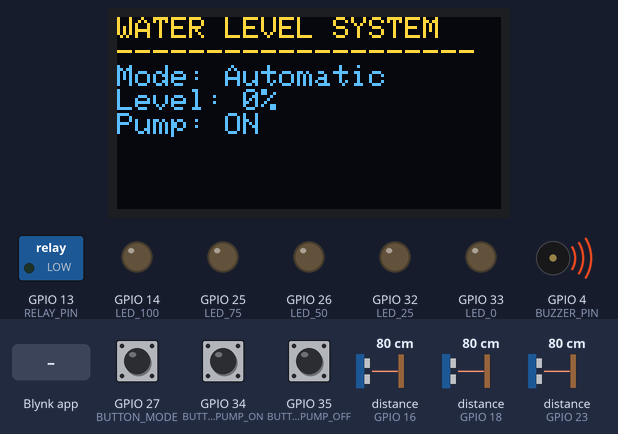
Simulated run of this program. Board: ESP32. Shown: 128×64 one-colour display, switched loads named in the program (green lamp = pin HIGH), output pins drawn as LEDs (lit = HIGH), buzzer (waves = sounding, pin HIGH). Wiring (inferred from the names in the program): 3 × ultrasonic range finder: trigger GPIO 5, echo GPIO 18 / trigger GPIO 17, echo GPIO 16 / trigger GPIO 19, echo GPIO 23. Inputs (shaded band) come from the test bench; at power-on: distance to the obstacle (sensors on GPIO 16, GPIO 18, GPIO 23) 80 cm, GPIO 27 (BUTTON_MODE) LOW, GPIO 34 (BUTTON_PUMP_ON) LOW, GPIO 35 (BUTTON_PUMP_OFF) LOW. The echo pulse lasts 58.3 µs per cm; the OLED is the two-colour kind (top 16 rows yellow); WiFi joins after 1.5 s; servers stay silent unless stated; pins used as bus, display or sensor lines are not drawn.

Above: at 3.0 s.
3.1 s: distance to the obstacle (sensor on GPIO 16) set to 2 cm
At 3.8 s:
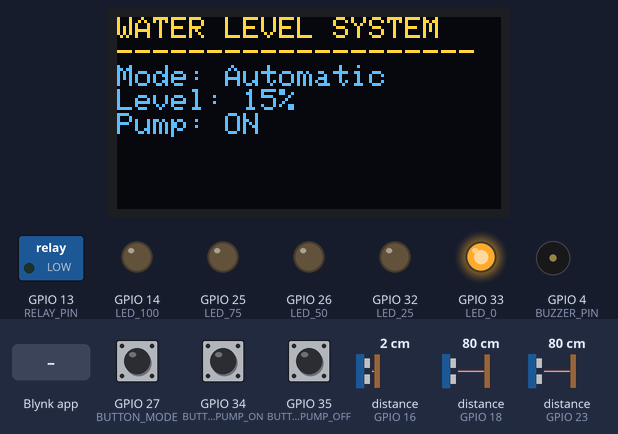
6.1 s: Blynk app writes 0 to V2
At 6.8 s:
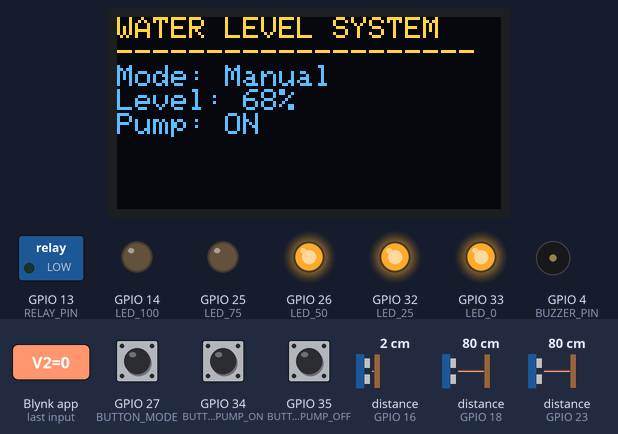
9.1 s: GPIO 27 (BUTTON_MODE) pulled HIGH for 1 s
At 12.3 s:
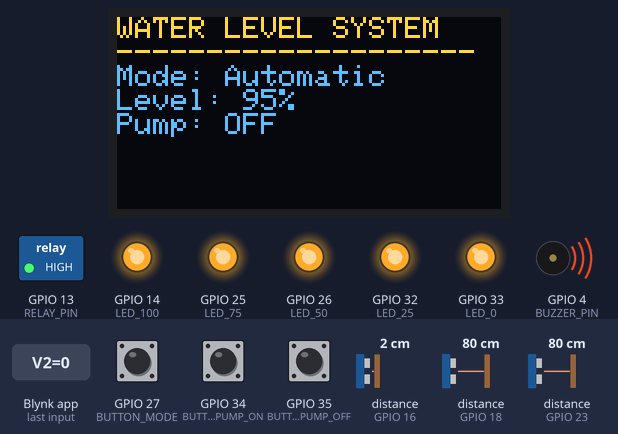
12.4 s: Blynk app writes 200 to V2
At 15.2 s:
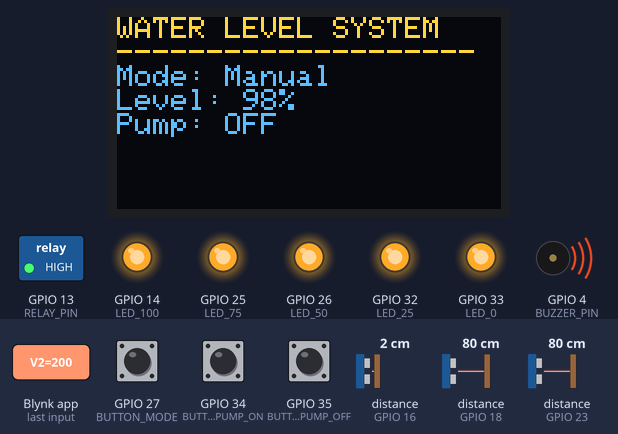
15.4 s: distance to the obstacle (sensor on GPIO 18) set to 17 cm
17.4 s: distance to the obstacle (sensor on GPIO 18) set to 14 cm
At 18.22 s:
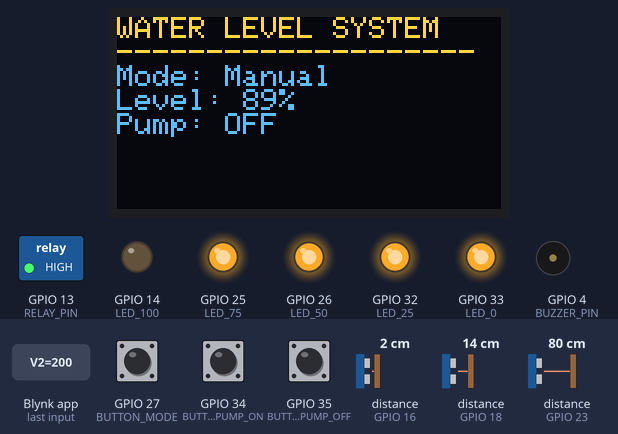
Timing chart, 0 to 23.4 s (numbered marks = the images above; inputs shaded):
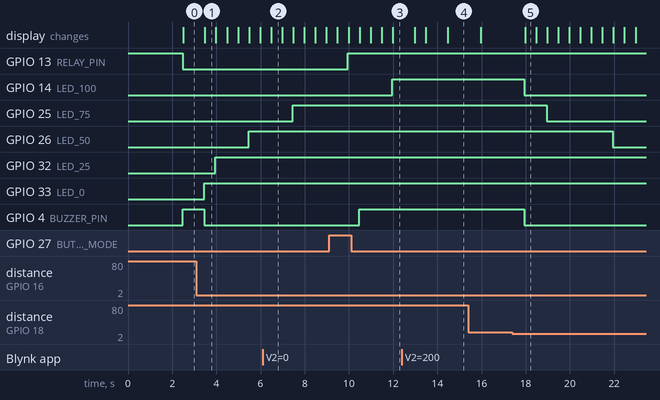

The program:

main.cpp
```cpp
#define BLYNK_TEMPLATE_ID "TMPL6zsB221T7"
#define BLYNK_TEMPLATE_NAME "Water Level Monitoring"
#define BLYNK_AUTH_TOKEN "_z2nnEhTZNoeWcZi6i60JxPexzv4fUP2"
#define BLYNK_PRINT Serial

#include <Arduino.h>
#include <WiFi.h>
#include <BlynkSimpleEsp32.h>
#include <Wire.h>
#include <Adafruit_GFX.h>
#include <Adafruit_SSD1306.h>
#include <algorithm>

char ssid[] = "Wireless";
char pass[] = "100200300";

#define LED_0 33
#define LED_25 32
#define LED_50 26
#define LED_75 25
#define LED_100 14
#define RELAY_PIN 13
#define BUZZER_PIN 4

#define BUTTON_MODE 27
#define BUTTON_PUMP_ON 34
#define BUTTON_PUMP_OFF 35

#define US1_TRIG 5
#define US1_ECHO 18
#define US2_TRIG 19
#define US2_ECHO 23
#define US3_TRIG 17
#define US3_ECHO 16

Adafruit_SSD1306 display(128, 64, &Wire, -1);
BlynkTimer timer;

enum Mode { AUTOMATIC, MANUAL };
Mode currentMode = AUTOMATIC;
volatile bool pumpState = false;

float smoothedLevel = 0.0;
float filterFactor = 0.15;
int finalWaterLevel = 0;

#define DEBOUNCE_MS 300
#define DEBOUNCE_US (DEBOUNCE_MS * 1000UL)

hw_timer_t* timerMode = nullptr;
hw_timer_t* timerPumpOn = nullptr;
hw_timer_t* timerPumpOff = nullptr;

volatile bool debounceModeActive = false;
volatile bool debouncePumpOnActive = false;
volatile bool debouncePumpOffActive = false;

float getMedianDistance(int trig, int echo) {
  float r[3];
  for (int i = 0; i < 3; i++) {
    digitalWrite(trig, LOW); delayMicroseconds(2);
    digitalWrite(trig, HIGH); delayMicroseconds(10);
    digitalWrite(trig, LOW);
    long duration = pulseIn(echo, HIGH, 25000);
    r[i] = (duration == 0) ? 11.0 : (duration * 0.0343) / 2.0;
    delay(10);
  }
  std::sort(r, r + 3);
  return r[1];
}

void calculateWaterLevel() {
  float d1 = getMedianDistance(US1_TRIG, US1_ECHO);
  float d2 = getMedianDistance(US2_TRIG, US2_ECHO);
  float d3 = getMedianDistance(US3_TRIG, US3_ECHO);

  float readings[] = {d1, d2, d3};
  float sum = 0;
  int count = 0;

  for (int i = 0; i < 3; i++) {
    if (readings[i] >= 1.5 && readings[i] <= 15.0) {
      sum += readings[i];
      count++;
    }
  }

  float avgDist = (count > 0) ? (sum / count) : 11.0;
  int rawLevel = map(avgDist * 10, 20, 110, 100, 0);
  rawLevel = constrain(rawLevel, 0, 100);

  smoothedLevel = (rawLevel * filterFactor) + (smoothedLevel * (1.0 - filterFactor));
  finalWaterLevel = (int)(smoothedLevel + 0.5);
}

void handleAutomaticMode() {
  if (finalWaterLevel <= 10) {
    pumpState = true;
  } else if (finalWaterLevel >= 90) {
    pumpState = false;
  }
}

void updateHardware() {
  digitalWrite(LED_0,   finalWaterLevel >= 5);
  digitalWrite(LED_25,  finalWaterLevel >= 25);
  digitalWrite(LED_50,  finalWaterLevel >= 50);
  digitalWrite(LED_75,  finalWaterLevel >= 75);
  digitalWrite(LED_100, finalWaterLevel >= 95);

  digitalWrite(RELAY_PIN, pumpState ? LOW : HIGH);

  if (finalWaterLevel < 10 || finalWaterLevel > 90)
    digitalWrite(BUZZER_PIN, HIGH);
  else
    digitalWrite(BUZZER_PIN, LOW);
}

void updateDisplay() {
  display.clearDisplay();
  display.setTextSize(1);
  display.setTextColor(WHITE);
  display.setCursor(0, 0);

  display.println("WATER LEVEL SYSTEM");
  display.println("--------------------");
  display.printf("Mode: %s\n", currentMode == AUTOMATIC ? "Automatic" : "Manual");
  display.printf("Level: %d%%\n", finalWaterLevel);
  display.printf("Pump: %s\n", pumpState ? "ON" : "OFF");

  display.display();
}

void sendToBlynk() {
  Blynk.virtualWrite(V0, finalWaterLevel);
  Blynk.virtualWrite(V2, currentMode == AUTOMATIC ? 1 : 0);
  Blynk.virtualWrite(V3, pumpState ? 1 : 0);
  Blynk.virtualWrite(V4, (finalWaterLevel < 10 || finalWaterLevel > 90) ? 1 : 0);

  static bool highSent = false;
  static bool lowSent = false;

  if (finalWaterLevel >= 90 && !highSent) {
    Blynk.logEvent("water_high", "⛔ Water Level HIGH!");
    highSent = true;
    lowSent = false;
  }

  if (finalWaterLevel <= 15 && !lowSent) {
    Blynk.logEvent("water_low", "⚠️ Water Level LOW!");
    lowSent = true;
    highSent = false;
  }
}

BLYNK_WRITE(V2) {
  int val = param.asInt();
  currentMode = (val == 1) ? AUTOMATIC : MANUAL;
  if (currentMode == AUTOMATIC && finalWaterLevel < 90) {
    pumpState = true;
  }
  updateHardware();
  Blynk.virtualWrite(V3, pumpState ? 1 : 0);
}

BLYNK_WRITE(V3) {
  if (currentMode == MANUAL) {
    pumpState = (param.asInt() == 1);
    updateHardware();
  } else {
    Blynk.virtualWrite(V3, pumpState ? 1 : 0);
  }
}

void IRAM_ATTR onModeISR() {
  if (!debounceModeActive) {
    debounceModeActive = true;
    timerAlarmWrite(timerMode, DEBOUNCE_US, false);
    timerAlarmEnable(timerMode);
  }
}

void IRAM_ATTR onPumpOnISR() {
  if (!debouncePumpOnActive) {
    debouncePumpOnActive = true;
    timerAlarmWrite(timerPumpOn, DEBOUNCE_US, false);
    timerAlarmEnable(timerPumpOn);
  }
}

void IRAM_ATTR onPumpOffISR() {
  if (!debouncePumpOffActive) {
    debouncePumpOffActive = true;
    timerAlarmWrite(timerPumpOff, DEBOUNCE_US, false);
    timerAlarmEnable(timerPumpOff);
  }
}

void IRAM_ATTR modeDebounceTimer() {
  if (digitalRead(BUTTON_MODE) == HIGH) {
    currentMode = (currentMode == AUTOMATIC) ? MANUAL : AUTOMATIC;
    if (currentMode == AUTOMATIC && finalWaterLevel < 90)
      pumpState = true;
  }
  debounceModeActive = false;
}

void IRAM_ATTR pumpOnDebounceTimer() {
  if (currentMode == MANUAL && digitalRead(BUTTON_PUMP_ON) == HIGH)
    pumpState = true;
  debouncePumpOnActive = false;
}

void IRAM_ATTR pumpOffDebounceTimer() {
  if (currentMode == MANUAL && digitalRead(BUTTON_PUMP_OFF) == HIGH)
    pumpState = false;
  debouncePumpOffActive = false;
}

void setup() {
  Serial.begin(115200);

  pinMode(LED_0, OUTPUT); pinMode(LED_25, OUTPUT); pinMode(LED_50, OUTPUT);
  pinMode(LED_75, OUTPUT); pinMode(LED_100, OUTPUT);
  pinMode(RELAY_PIN, OUTPUT);
  pinMode(BUZZER_PIN, OUTPUT);

  digitalWrite(RELAY_PIN, HIGH);

  pinMode(BUTTON_MODE, INPUT);
  pinMode(BUTTON_PUMP_ON, INPUT);
  pinMode(BUTTON_PUMP_OFF, INPUT);

  pinMode(US1_TRIG, OUTPUT); pinMode(US1_ECHO, INPUT);
  pinMode(US2_TRIG, OUTPUT); pinMode(US2_ECHO, INPUT);
  pinMode(US3_TRIG, OUTPUT); pinMode(US3_ECHO, INPUT);

  Wire.begin(21, 22);
  display.begin(SSD1306_SWITCHCAPVCC, 0x3C);

  Blynk.begin(BLYNK_AUTH_TOKEN, ssid, pass);

  timerMode = timerBegin(0, 80, true);
  timerAttachInterrupt(timerMode, &modeDebounceTimer, true);

  timerPumpOn = timerBegin(1, 80, true);
  timerAttachInterrupt(timerPumpOn, &pumpOnDebounceTimer, true);

  timerPumpOff = timerBegin(2, 80, true);
  timerAttachInterrupt(timerPumpOff, &pumpOffDebounceTimer, true);

  attachInterrupt(BUTTON_MODE, onModeISR, RISING);
  attachInterrupt(BUTTON_PUMP_ON, onPumpOnISR, RISING);
  attachInterrupt(BUTTON_PUMP_OFF, onPumpOffISR, RISING);

  timer.setInterval(500L, []() {
    calculateWaterLevel();
    if (currentMode == AUTOMATIC) handleAutomaticMode();
    updateHardware();
    updateDisplay();
    sendToBlynk();
  });
}

void loop() {
  Blynk.run();
  timer.run();
}
```

Measured:
- the behaviour switches between 15 and 14 cm on distance to the obstacle (sensor on GPIO 18) (found by bisection; images 4 and 5)
- after the input at 3.1 s, GPIO 26 (LED_50): LOW → HIGH after 2.4 s; GPIO 32 (LED_25): LOW → HIGH after 0.86 s; GPIO 33 (LED_0): LOW → HIGH after 0.36 s; GPIO 4 (BUZZER_PIN): HIGH → LOW after 0.36 s; the display: changes after 0.38 s (image 1)
- after the input at 6.1 s, the display: changes after 0.38 s (image 2)
- after the input at 9.1 s, GPIO 13 (RELAY_PIN): LOW → HIGH after 0.86 s; the display: first changes after 0.38 s (image 3 shows a later state)
- after the input at 12.4 s, the display: first changes after 0.58 s (image 4 shows a later state)
- after the input at 17.4 s, GPIO 14 (LED_100), GPIO 4 (BUZZER_PIN): HIGH → LOW after 0.55 s; GPIO 25 (LED_75): HIGH → LOW after 1.5 s; GPIO 26 (LED_50): HIGH → LOW after 4.5 s; the display: changes after 0.57 s (image 5)
- what the display in image 1 shows lasts 0.5 s, from 3.5 s to 4.0 s
